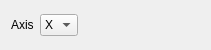
<?xml version="1.0" encoding="UTF-8"?>
<ui version="4.0">
 <class>ZAxisWidget</class>
 <widget class="QWidget" name="ZAxisWidget">
  <property name="geometry">
   <rect>
    <x>0</x>
    <y>0</y>
    <width>211</width>
    <height>50</height>
   </rect>
  </property>
  <property name="windowTitle">
   <string>Form</string>
  </property>
  <layout class="QVBoxLayout" name="verticalLayout">
   <item>
    <layout class="QHBoxLayout" name="horizontalLayout">
     <item>
      <widget class="QLabel" name="label">
       <property name="text">
        <string>Axis</string>
       </property>
      </widget>
     </item>
     <item>
      <widget class="QComboBox" name="axisComboBox">
       <item>
        <property name="text">
         <string>X</string>
        </property>
       </item>
       <item>
        <property name="text">
         <string>Y</string>
        </property>
       </item>
       <item>
        <property name="text">
         <string>Z</string>
        </property>
       </item>
      </widget>
     </item>
     <item>
      <spacer name="horizontalSpacer">
       <property name="orientation">
        <enum>Qt::Horizontal</enum>
       </property>
       <property name="sizeHint" stdset="0">
        <size>
         <width>40</width>
         <height>20</height>
        </size>
       </property>
      </spacer>
     </item>
    </layout>
   </item>
  </layout>
 </widget>
 <resources/>
 <connections/>
</ui>
